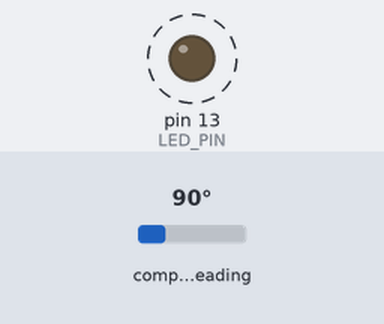
Recording of a sketch running on a simulated Arduino Uno, built with avr-gcc and run on an emulated ATmega328P. On the bench: output pins drawn as LEDs (lit = HIGH). Dashed ring = blinking. Inputs (shaded band) come from the test bench; at power-on: compass heading 90°. What the sketch prints to the serial monitor is not drawn.

Above: at 0.1 s.
Timing chart, 0 to 3.0 s (numbered marks = the images above):
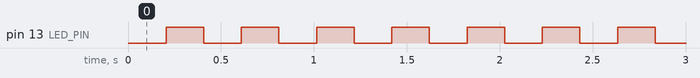

The sketch:

HMC5883L_raw.ino
```cpp
// I2C device class (I2Cdev) demonstration Arduino sketch for HMC5883L class
// 10/7/2011 by Jeff Rowberg <jeff@rowberg.net>
// Updates should (hopefully) always be available at https://github.com/jrowberg/i2cdevlib
//
// Changelog:
//     2013-05-04 - Added Heading Calculation in degrees
//     2011-10-07 - initial release

/* ============================================
I2Cdev device library code is placed under the MIT license
Copyright (c) 2011 Jeff Rowberg

Permission is hereby granted, free of charge, to any person obtaining a copy
of this software and associated documentation files (the "Software"), to deal
in the Software without restriction, including without limitation the rights
to use, copy, modify, merge, publish, distribute, sublicense, and/or sell
copies of the Software, and to permit persons to whom the Software is
furnished to do so, subject to the following conditions:

The above copyright notice and this permission notice shall be included in
all copies or substantial portions of the Software.

THE SOFTWARE IS PROVIDED "AS IS", WITHOUT WARRANTY OF ANY KIND, EXPRESS OR
IMPLIED, INCLUDING BUT NOT LIMITED TO THE WARRANTIES OF MERCHANTABILITY,
FITNESS FOR A PARTICULAR PURPOSE AND NONINFRINGEMENT. IN NO EVENT SHALL THE
AUTHORS OR COPYRIGHT HOLDERS BE LIABLE FOR ANY CLAIM, DAMAGES OR OTHER
LIABILITY, WHETHER IN AN ACTION OF CONTRACT, TORT OR OTHERWISE, ARISING FROM,
OUT OF OR IN CONNECTION WITH THE SOFTWARE OR THE USE OR OTHER DEALINGS IN
THE SOFTWARE.
===============================================
*/

// Arduino Wire library is required if I2Cdev I2CDEV_ARDUINO_WIRE implementation
// is used in I2Cdev.h
#include "Wire.h"

// I2Cdev and HMC5883L must be installed as libraries, or else the .cpp/.h files
// for both classes must be in the include path of your project
#include "I2Cdev.h"
#include "HMC5883L.h"

// class default I2C address is 0x1E
// specific I2C addresses may be passed as a parameter here
// this device only supports one I2C address (0x1E)
HMC5883L mag;

int16_t mx, my, mz;

#define LED_PIN 13
bool blinkState = false;

void setup() {
    // join I2C bus (I2Cdev library doesn't do this automatically)
    Wire.begin();

    // initialize serial communication
    // (38400 chosen because it works as well at 8MHz as it does at 16MHz, but
    // it's really up to you depending on your project)
    Serial.begin(115200);

    // initialize device
    Serial.println("Initializing I2C devices...");
    mag.initialize();

    // verify connection
    Serial.println("Testing device connections...");
    Serial.println(mag.testConnection() ? "HMC5883L connection successful" : "HMC5883L connection failed");

    // configure Arduino LED for
    pinMode(LED_PIN, OUTPUT);
}

void loop() {
    // read raw heading measurements from device
    mag.getHeading(&mx, &my, &mz);

    delay(200);
    // display tab-separated gyro x/y/z values
    Serial.print("mag:\t");
    Serial.print(mx); Serial.print("\t");
    Serial.print(my); Serial.print("\t");
    Serial.print(mz); Serial.print("\t");

// To calculate heading in degrees. 0 degree indicates North
    float heading = atan2(my, mx);
    if(heading < 0)
      heading += 2 * M_PI;
    Serial.print("heading:\t");
    Serial.println(heading * 180/M_PI);

    // blink LED to indicate activity
    blinkState = !blinkState;
    digitalWrite(LED_PIN, blinkState);
}
```

Measured:
- by itself, pin 13 (LED_PIN): alternates HIGH for 0.20 s and LOW for 0.20 s
